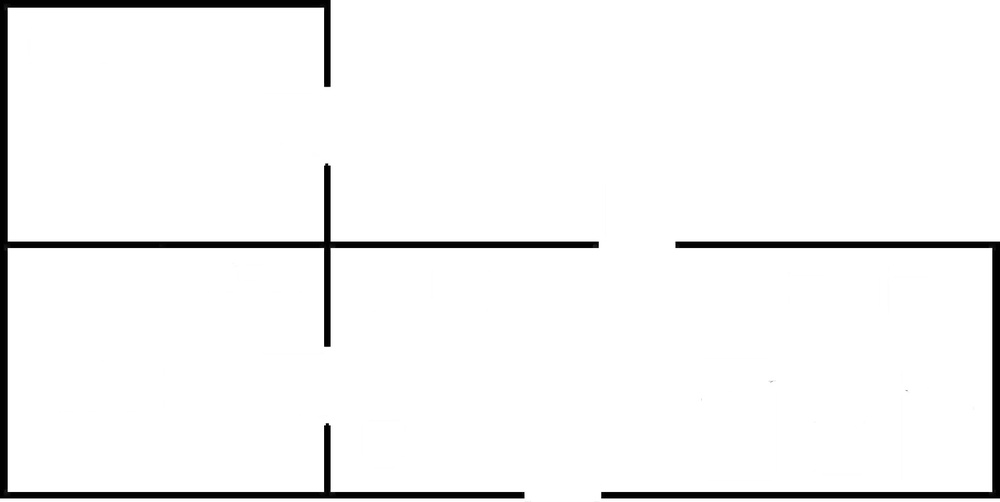
#> input picture 3_Canny ED/Cat1_1_res.jpg, 1000 x 502 px, shrunk from 1697 x 852 before the run
$ python CED.py
#> lines starting #> are read from the running program, lines starting #| are printed output that depends on the picture; after the words box and inside, x2 and y2 are one past the last pixel; in counts of white or black regions, pixels touching at a corner belong together
import cv2
import numpy as np
from matplotlib import pyplot as plt

img = cv2.imread('Cat1_1_res.jpg',0)
#> img is the input picture: shape (502, 1000); min 0, max 255, mean 243.8
edges = cv2.Canny(img,100,200)
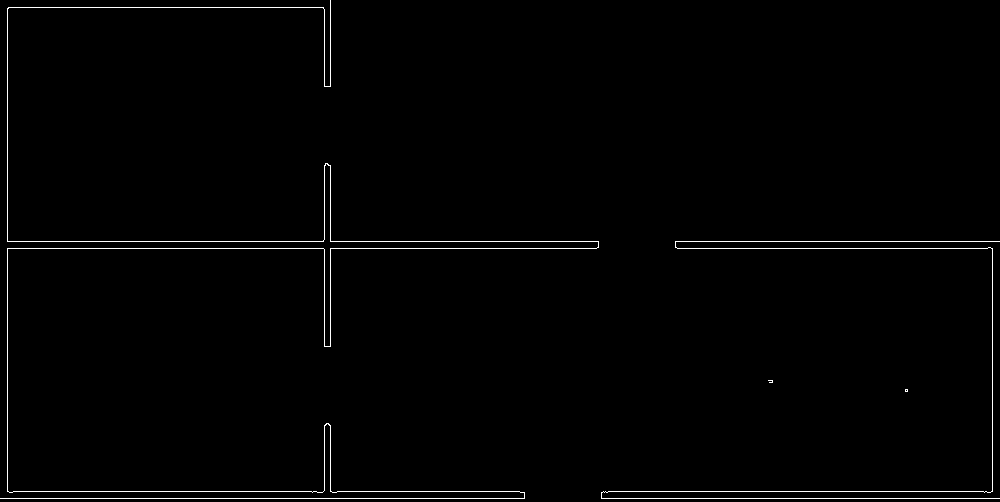
#> edges: shape (502, 1000); 1.1% white in thin lines or dots

# [6 lines of commented-out code are left out]
cv2.imshow('Input',img)
cv2.imshow('Canny',edges)
cv2.imwrite('Cat1_1_morph.jpg',edges)
if cv2.waitKey(0) & 0xff == 27:
#> (key Esc is pressed here)
    cv2.destroyAllWindows()

$ run again, with 3_Canny ED/new2_morph.jpg copied over 3_Canny ED/Cat1_1_res.jpg
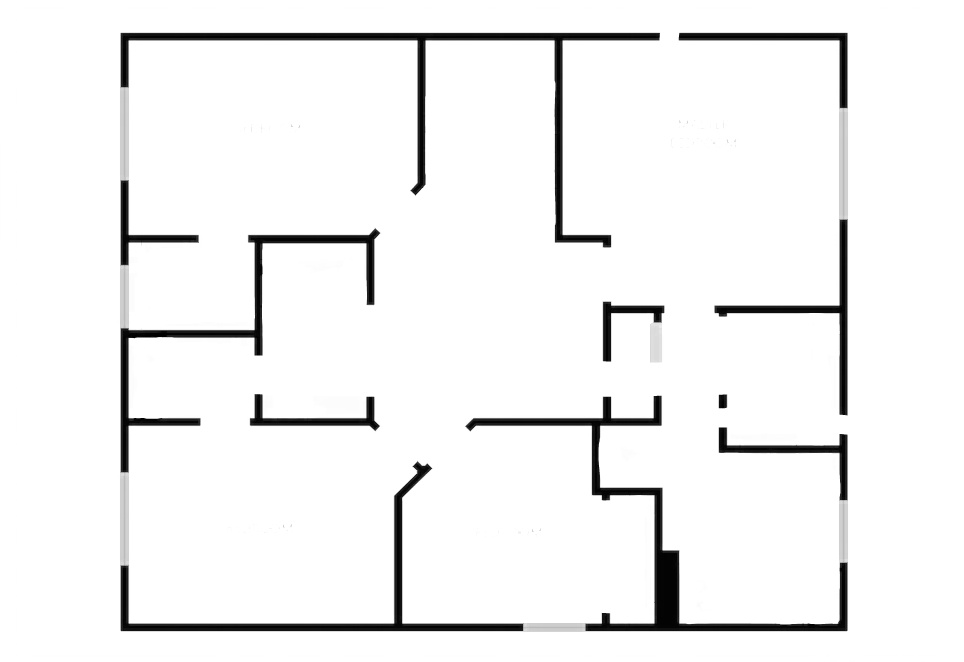
#> input picture 3_Canny ED/new2_morph.jpg, 964 x 662 px
#> img is the input picture: shape (662, 964); min 0, max 255, mean 241.9
#> `edges = cv2.Canny(img,100,200)`:
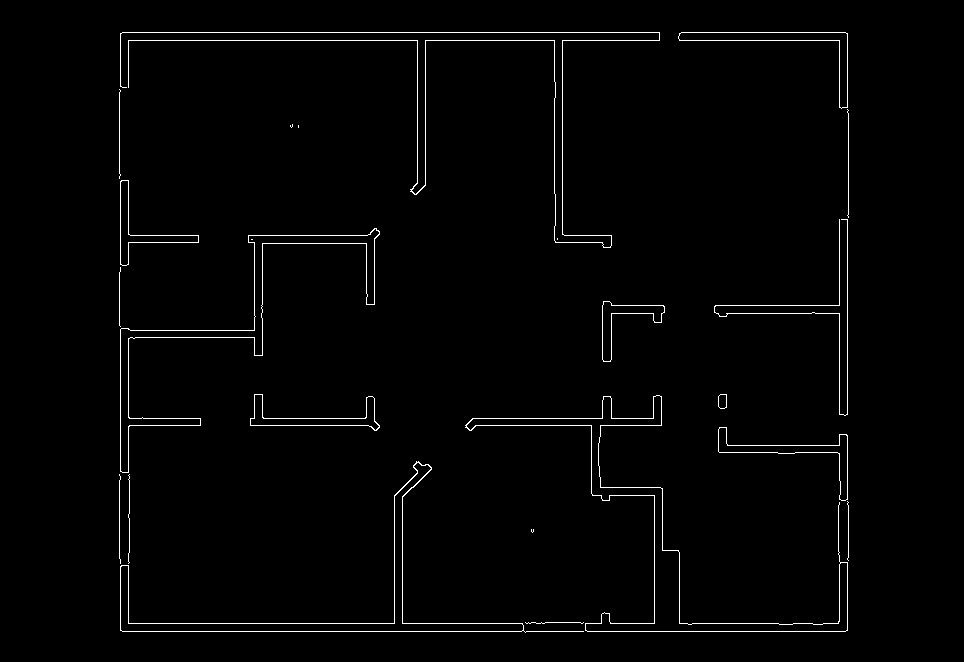
#> edges: shape (662, 964); 1.5% white in thin lines or dots, all inside (x1, y1, x2, y2) = (119, 32, 849, 633)
